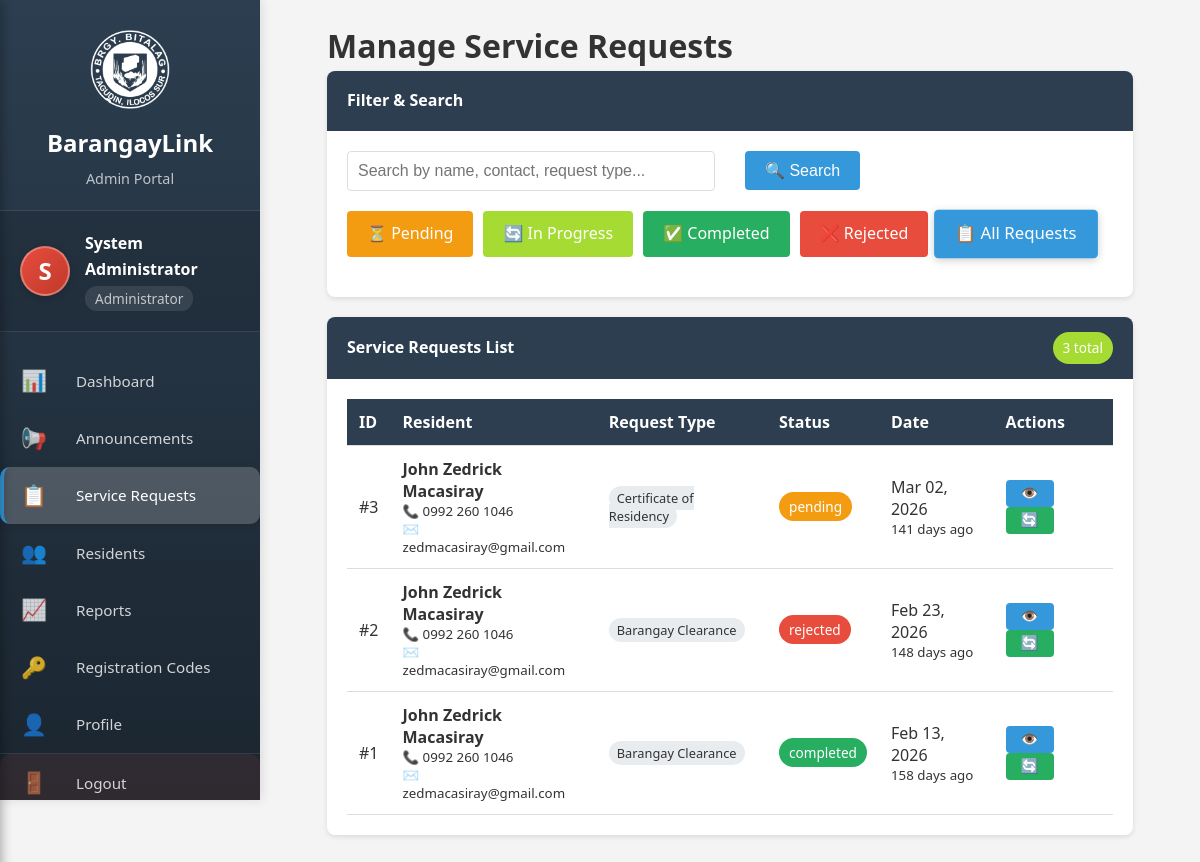
The app's page /admin/service_requests.php (signed in) with its own data.
### tables this page shows
CREATE TABLE `users` (
  `id` int(11) NOT NULL,
  `username` varchar(50) NOT NULL,
  `email` varchar(100) NOT NULL,
  `password` varchar(255) NOT NULL,
  `remember_token` varchar(255) DEFAULT NULL,
  `token_expiry` datetime DEFAULT NULL,
  `full_name` varchar(100) NOT NULL,
  `address` text DEFAULT NULL,
  `contact_number` varchar(20) DEFAULT NULL,
  `user_type` enum('admin','resident') DEFAULT 'resident',
  `status` enum('active','inactive') DEFAULT 'active',
  `created_at` timestamp NOT NULL DEFAULT current_timestamp()
);

CREATE TABLE `service_requests` (
  `id` int(11) NOT NULL,
  `user_id` int(11) DEFAULT NULL,
  `request_type` varchar(100) NOT NULL,
  `description` text NOT NULL,
  `status` enum('pending','in_progress','completed','rejected') DEFAULT 'pending',
  `created_at` timestamp NOT NULL DEFAULT current_timestamp(),
  `updated_at` timestamp NOT NULL DEFAULT current_timestamp() ON UPDATE current_timestamp()
);

### includes/database.php (called while the page is built, shortened)
<?php
class Database {
    private $connection;
    public function __construct() {
        try {
            $this->connection = new mysqli(DB_HOST, DB_USER, DB_PASS, DB_NAME);
        } catch (Exception $e) {
            die("Database connection error: " . $e->getMessage());
        }
    }
    public function query($sql) {
        return $this->connection->query($sql);
    }
}
?>

### includes/auth.php (called while the page is built, shortened)
<?php
require_once 'database.php';
class Auth {
    private $db;
    public function __construct() {
        $this->db = new Database();
        $this->checkSessionValidity();
    }
    public function isLoggedIn() {
        return isset($_SESSION['user_id']);
    }
    public function getCurrentUser() {
        $id = $_SESSION['user_id'];
        $sql = "SELECT * FROM users WHERE id = $id";
        $result = $this->db->query($sql);
        return $result->fetch_assoc();
    }
    private function checkSessionValidity() {
        $id = $_SESSION['user_id'];
        $sql = "SELECT status FROM users WHERE id = $id";
        $result = $this->db->query($sql);
        $user = $result->fetch_assoc();
    }
}
?>

### public/admin/service_requests.php (the view, shortened to what this page needs)
<?php
require_once '../../includes/functions.php';
require_once '../../includes/auth.php';
$auth = new Auth();
$auth->requireAdmin();
$db = new Database();
$user = $auth->getCurrentUser();
?>
<?php
$status_filter = isset($_GET['status']) ? $db->escape($_GET['status']) : '';
$search = isset($_GET['search']) ? $db->escape($_GET['search']) : '';
$where_clauses = [];
$where_sql = !empty($where_clauses) ? "WHERE " . implode(' AND ', $where_clauses) : "";
$sql = "SELECT sr.*, u.full_name, u.address, u.contact_number, u.email
        FROM service_requests sr
        JOIN users u ON sr.user_id = u.id
        $where_sql
        ORDER BY sr.created_at DESC";
$requests = $db->query($sql);
?>
<!DOCTYPE html>
<html lang="en">
<head>
    <link rel="stylesheet" href="../../src/css/main.css?v=<?php echo time(); ?>">
</head>
<body>
    <div class="sidenav admin-sidenav">
        <div class="sidenav-header">
            <div class="sidenav-logo">
                <img src="../../assets/1772429077726-removebg-preview.png" alt="BarangayLink Logo" onerror="this.style.display='none'">
            </div>
            <h2>BarangayLink</h2>
            <p>Admin Portal</p>
        </div>
        <div class="sidenav-user">
            <div class="sidenav-avatar admin-avatar">
                <?php
                $initial = strtoupper(substr($user['full_name'], 0, 1));
                echo $initial;
                ?>
            </div>
            <div class="sidenav-user-info">
                <div class="sidenav-user-name"><?php echo htmlspecialchars($user['full_name']); ?></div>
                <div class="sidenav-user-type admin-badge">Administrator</div>
            </div>
        </div>
        <ul class="sidenav-menu">
            <li class="sidenav-item">
                <a href="dashboard.php" class="<?php echo basename($_SERVER['PHP_SELF']) == 'dashboard.php' ? 'active' : ''; ?>">
                    <span class="sidenav-icon">📊</span>
                    <span class="sidenav-text">Dashboard</span>
                </a>
            </li>
            <li class="sidenav-item">
                <a href="announcements.php" class="<?php echo basename($_SERVER['PHP_SELF']) == 'announcements.php' ? 'active' : ''; ?>">
                    <span class="sidenav-icon">📢</span>
                    <span class="sidenav-text">Announcements</span>
                </a>
            </li>
            <li class="sidenav-item">
                <a href="service_requests.php" class="<?php echo basename($_SERVER['PHP_SELF']) == 'service_requests.php' ? 'active' : ''; ?>">
                    <span class="sidenav-icon">📋</span>
                    <span class="sidenav-text">Service Requests</span>
                </a>
            </li>
            <li class="sidenav-item">
                <a href="residents.php" class="<?php echo basename($_SERVER['PHP_SELF']) == 'residents.php' ? 'active' : ''; ?>">
                    <span class="sidenav-icon">👥</span>
                    <span class="sidenav-text">Residents</span>
                </a>
            </li>
            <li class="sidenav-item">
                <a href="reports.php" class="<?php echo basename($_SERVER['PHP_SELF']) == 'reports.php' ? 'active' : ''; ?>">
                    <span class="sidenav-icon">📈</span>
                    <span class="sidenav-text">Reports</span>
                </a>
            </li>
            <li class="sidenav-item">
               <a href="registration_codes.php" class="<?php echo basename($_SERVER['PHP_SELF']) == 'registration_codes.php' ? 'active' : ''; ?>">
                    <span class="sidenav-icon">🔑</span>
                    <span class="sidenav-text">Registration Codes</span>
                </a>
            </li>
            <li class="sidenav-item">
                <a href="profile.php" class="<?php echo basename($_SERVER['PHP_SELF']) == 'profile.php' ? 'active' : ''; ?>">
                    <span class="sidenav-icon">👤</span>
                    <span class="sidenav-text">Profile</span>
                </a>
            </li>
            <li class="sidenav-divider"></li>
            <li class="sidenav-item">
                <a href="../logout.php" class="logout-link">
                    <span class="sidenav-icon">🚪</span>
                    <span class="sidenav-text">Logout</span>
                </a>
            </li>
        </ul>
    </div>
    <div class="main-content">
        <div class="container">
            <h1>Manage Service Requests</h1>
            <div class="card">
                <div class="card-header">
                    Filter & Search
                </div>
                <div class="card-body">
                    <div class="search-box">
                        <form method="GET" action="">
                            <div class="row">
                                <div class="col">
                                    <input type="text" name="search" class="form-control" placeholder="Search by name, contact, request type..." value="<?php echo htmlspecialchars($search); ?>">
                                </div>
                                <div class="col">
                                    <button type="submit" class="btn btn-primary">🔍 Search</button>
                                </div>
                            </div>
                        </form>
                    </div>
                    <div class="filter-buttons">
                        <a href="?status=pending<?php echo $search ? '&search='.urlencode($search) : ''; ?>"
                           class="btn btn-warning <?php echo $status_filter == 'pending' ? 'active' : ''; ?>"
                           data-tooltip="Show pending requests">
                           ⏳ Pending
                        </a>
                        <a href="?status=in_progress<?php echo $search ? '&search='.urlencode($search) : ''; ?>"
                           class="btn btn-info <?php echo $status_filter == 'in_progress' ? 'active' : ''; ?>"
                           data-tooltip="Show in-progress requests">
                           🔄 In Progress
                        </a>
                        <a href="?status=completed<?php echo $search ? '&search='.urlencode($search) : ''; ?>"
                           class="btn btn-success <?php echo $status_filter == 'completed' ? 'active' : ''; ?>"
                           data-tooltip="Show completed requests">
                           ✅ Completed
                        </a>
                        <a href="?status=rejected<?php echo $search ? '&search='.urlencode($search) : ''; ?>"
                           class="btn btn-danger <?php echo $status_filter == 'rejected' ? 'active' : ''; ?>"
                           data-tooltip="Show rejected requests">
                           ❌ Rejected
                        </a>
                        <a href="service_requests.php" class="btn btn-primary <?php echo !$status_filter ? 'active' : ''; ?>" data-tooltip="Show all requests">
                           📋 All Requests
                        </a>
                    </div>
                </div>
            </div>
            <div class="card">
                <div class="card-header">
                    Service Requests List
                    <span class="badge bg-info"><?php echo $requests->num_rows; ?> total</span>
                </div>
                <div class="card-body">
                    <?php if ($requests->num_rows > 0): ?>
                        <div class="table-responsive">
                            <table class="table sortable" id="requestsTable">
                                <thead>
                                    <tr>
                                        <th>ID</th>
                                        <th>Resident</th>
                                        <th>Request Type</th>
                                        <th>Status</th>
                                        <th>Date</th>
                                        <th>Actions</th>
                                    </tr>
                                </thead>
                                <tbody>
                                    <?php while($row = $requests->fetch_assoc()): ?>
                                    <tr>
                                        <td>#<?php echo $row['id']; ?></td>
                                        <td>
                                            <strong><?php echo htmlspecialchars($row['full_name']); ?></strong><br>
                                            <small>📞 <?php echo htmlspecialchars($row['contact_number'] ?: 'N/A'); ?></small><br>
                                            <small>✉️ <?php echo htmlspecialchars($row['email']); ?></small>
                                        </td>
                                        <td>
                                            <span class="request-type-badge"><?php echo htmlspecialchars($row['request_type']); ?></span>
                                        </td>
                                        <td><?php echo getStatusBadge($row['status']); ?></td>
                                        <td>
                                            <?php echo date('M d, Y', strtotime($row['created_at'])); ?><br>
                                            <small><?php echo timeAgo($row['created_at']); ?></small>
                                        </td>
                                        <td>
                                            <button onclick="toggleRequestDetails(<?php echo $row['id']; ?>)" class="btn btn-primary btn-sm" data-tooltip="View details">👁️</button>
                                            <button onclick="toggleUpdateForm(<?php echo $row['id']; ?>)" class="btn btn-success btn-sm" data-tooltip="Update status">🔄</button>
                                        </td>
                                    </tr>
                                    <?php endwhile; ?>
                                </tbody>
                            </table>
                        </div>
                    <?php else: ?>
                        <p class="text-center">No service requests found.</p>
                    <?php endif; ?>
                </div>
            </div>
        </div>
    </div>
</body>
</html>

### includes/functions.php (shortened to what this page needs)
<?php
function getStatusBadge($status) {
    $colors = [
        'pending' => 'warning',
        'in_progress' => 'info',
        'completed' => 'success',
        'rejected' => 'danger',
        'active' => 'success',
        'inactive' => 'secondary'
    ];
    $color = $colors[$status] ?? 'secondary';
    return "<span class='badge bg-$color'>$status</span>";
}
function timeAgo($timestamp) {
    $time_ago = strtotime($timestamp);
    $current_time = time();
    $time_difference = $current_time - $time_ago;
    $minutes = round($time_difference / 60);
    $hours = round($time_difference / 3600);
    $days = round($time_difference / 86400);
    return "$days days ago";
}

### public/admin/service_requests.php (style rules this page uses)
.filter-buttons { display: flex; flex-wrap: wrap; gap: 10px; margin-bottom: 20px; }
.filter-buttons .btn.active { opacity: 1; transform: scale(1.05); box-shadow: 0 2px 8px rgba(0,0,0,0.2); }
.request-type-badge { background: #e9ecef; padding: 3px 8px; border-radius: 12px; font-size: 0.8rem; }
.search-box { margin-bottom: 20px; }

### records on screen
users: full_name "S", full_name "System Administrator"
service_requests: id "3", user.full_name "John Zedrick Macasiray", user.contact_number "0992 260 1046", user.email "zedmacasiray@gmail.com", request_type "Certificate of Residency", status "pending", created_at "Mar 02, 2026", created_at "141 days ago"
service_requests: id "2", user.full_name "John Zedrick Macasiray", user.contact_number "0992 260 1046", user.email "zedmacasiray@gmail.com", request_type "Barangay Clearance", status "rejected", created_at "Feb 23, 2026", created_at "148 days ago"
service_requests: id "1", user.full_name "John Zedrick Macasiray", user.contact_number "0992 260 1046", user.email "zedmacasiray@gmail.com", request_type "Barangay Clearance", status "completed", created_at "Feb 13, 2026", created_at "158 days ago"

### other values on screen
$requests->num_rows "3"
